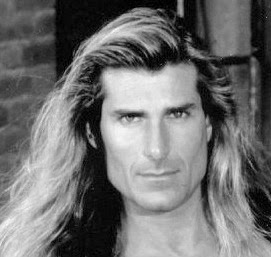
#> input picture distro/install/share/lua/5.1/image/assets/fabio.jpg, 271 x 257 px, given in place of the camera
$ python collect_images_cam.py ../../distro/install/share/lua/5.1/image/assets 5
#> lines starting #> are read from the running program, lines starting #| are printed output that depends on the picture
#!/usr/bin/env python2
# -*- coding: utf-8 -*-

import cv2
import sys
import numpy as np

import openface.helper

#얼국 인식용 xml 파일
face_classifier = cv2.CascadeClassifier('haarcascade_frontalface_default.xml')

#전체 사진에서 얼굴 부위만 잘라 리턴
def face_extractor(img):
    gray = cv2.cvtColor(img,cv2.COLOR_BGR2GRAY)
    #얼굴 찾기
    faces = face_classifier.detectMultiScale(gray,1.3,5)
    #찾은 얼굴이 없으면 None으로 리턴
    if faces is():
        return None
    for(x,y,w,h) in faces:
        cropped_face = img[y:y+h, x:x+w]
    return cropped_face


if __name__ == "__main__" :

    folder_name = sys.argv[1]
    trainCnt = int(sys.argv[2])

    # 추출한 얼굴 사진 저장할 폴더 정하기
    outputDir = '../training-images/'+folder_name+'/'
    openface.helper.mkdirP(outputDir)
#> (this line was passed over: openface is not available in this run)

    #카메라 실행
    cap = cv2.VideoCapture(0)
    #저장할 이미지 카운트 변수
    count = 0
    while True:
        ret, frame = cap.read()
#> frame is the input picture: shape (257, 271, 3); min 0, max 251, mean 112.3
        #얼굴 감지 하여 얼굴만 가져오기
        if face_extractor(frame) is not None:
#> in face_extractor, `faces = face_classifier.detectMultiScale(gray,1.3,5)`: faces = [[91, 69, 128, 128]]
#> the loop in face_extractor, `for(x,y,w,h) in faces:` made 1 pass
#> pass 1, in face_extractor, `cropped_face = img[y:y+h, x:x+w]`:
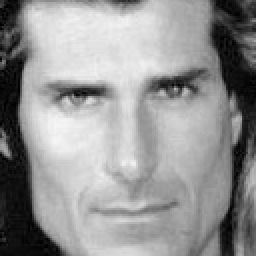
#> cropped_face: shape (128, 128, 3) (shown 2 times larger); min 0, max 246, mean 148.3
            count+=1
#> count = 1
            face_tmp = cv2.resize(face_extractor(frame),(200,200))
#> the loop in face_extractor (call 2), `for(x,y,w,h) in faces:` made 1 pass
            face = cv2.cvtColor(face_tmp, cv2.COLOR_BGR2GRAY)
            #faces폴더에 jpg파일로 저장
            # ex > faces/user0.jpg   faces/user1.jpg ....
            file_name_path = outputDir+str(count)+'.jpg'
            cv2.imwrite(file_name_path,face)

            # cv.putText(img, '글자', location, font, fontScale, color, thickness)
            cv2.putText(face,str(count),(50,50),cv2.FONT_HERSHEY_COMPLEX,1.2,(255,0,0),2)
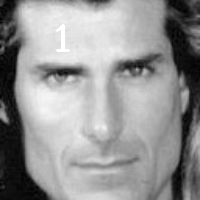
#> face: shape (200, 200); min 0, max 255, mean 148.3
            #
            cv2.imshow('Face Cropper',face)
        else:
            print("Face not Found")
            pass

        if cv2.waitKey(1)==13 or count==trainCnt:
#> (key Esc is pressed here)
            break

    cap.release()
    cv2.destroyAllWindows()
    print('Colleting Samples Complete!!!')

$ run again, on distro/install/share/lua/5.1/image/assets/grace_hopper_512.jpg
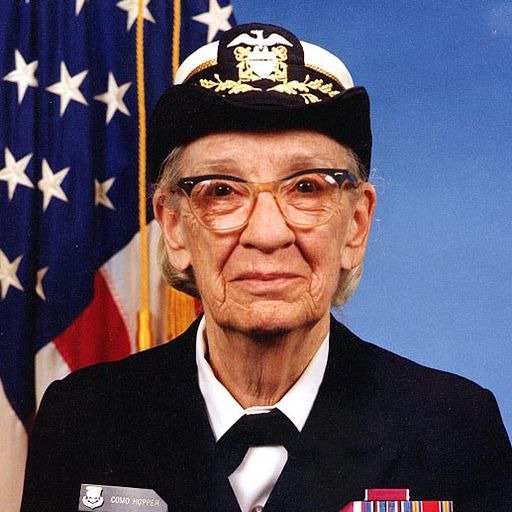
#> input picture distro/install/share/lua/5.1/image/assets/grace_hopper_512.jpg, 512 x 512 px, given in place of the camera
#> frame is the input picture: shape (512, 512, 3); mean B, G, R 96.7, 81.1, 91.5
#> faces = [[154, 108, 222, 222]]
#> the loop in face_extractor, `for(x,y,w,h) in faces:` made 1 pass
#> pass 1, in face_extractor, `cropped_face = img[y:y+h, x:x+w]`:
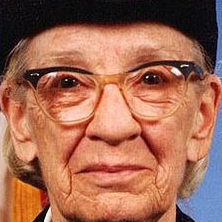
#> cropped_face: shape (222, 222, 3); mean B, G, R 83.9, 105.5, 161.6
#> count = 1
#> the loop in face_extractor (call 2), `for(x,y,w,h) in faces:` made 1 pass
#> `cv2.putText(face,str(count),(50,50),cv2.FONT_HERSHEY_COMPLEX,1.2,(255,..`:
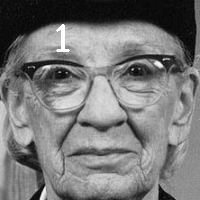
#> face: shape (200, 200); min 2, max 255, mean 120
